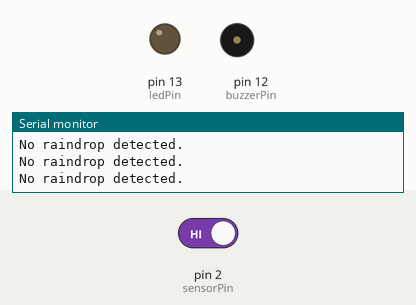
Simulated run of this sketch. Board: Arduino Uno, built with avr-gcc and run on an emulated ATmega328P. On the bench: output pins drawn as LEDs (lit = HIGH), buzzer (waves = sounding, pin HIGH), the last lines printed to the serial monitor. The inputs (shaded band) are chosen by the test bench; at power-on: pin 2 (sensorPin) HIGH. Not simulated (calls return 0 or success): arduino_secrets.h.

Above: at 1.8 s.
1.9 s: pin 2 (sensorPin) driven LOW
At 3.2 s:
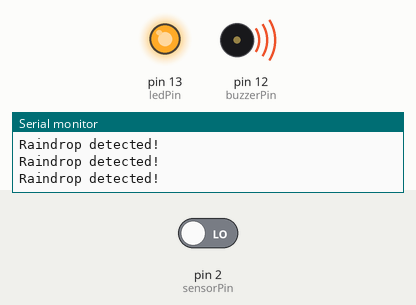
3.5 s: pin 2 (sensorPin) driven HIGH
At 4.5 s:
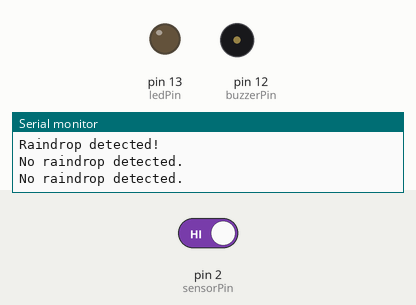
Timing chart, 0 to 6.5 s (numbered marks = the images above; inputs shaded):
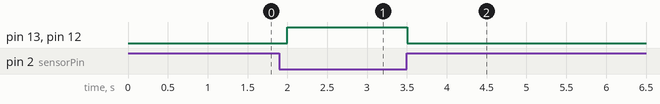

The sketch:

Raindrop_with_LEDBuzzer_Alert.ino
```cpp
#include "arduino_secrets.h"

// Pin assignments
int sensorPin = 2;  // Raindrop sensor digital output pin
int ledPin = 13;    // LED output pin
int buzzerPin = 12; // Buzzer output pin

void setup() {
  pinMode(sensorPin, INPUT);   // Set raindrop sensor pin as input
  pinMode(ledPin, OUTPUT);     // Set LED pin as output
  pinMode(buzzerPin, OUTPUT);  // Set buzzer pin as output
  Serial.begin(9600);          // Initialize serial communication for debugging
}

void loop() {
  int sensorValue = digitalRead(sensorPin);  // Read sensor value

  if (sensorValue == LOW) { // When raindrop detected
    digitalWrite(ledPin, HIGH);  // Turn on LED
    digitalWrite(buzzerPin, HIGH); // Activate buzzer
    Serial.println("Raindrop detected!"); // Print message to Serial Monitor
  } else {
    digitalWrite(ledPin, LOW);   // Turn off LED
    digitalWrite(buzzerPin, LOW); // Deactivate buzzer
    Serial.println("No raindrop detected."); // Print message to Serial Monitor
  }

  delay(500); // Wait for 500ms before checking again
}
```

Measured:
- after the input at 1.9 s, pin 13 (ledPin), pin 12 (buzzerPin): LOW → HIGH after 0.10 s
- after the input at 3.5 s, pin 13 (ledPin), pin 12 (buzzerPin): HIGH → LOW at once
